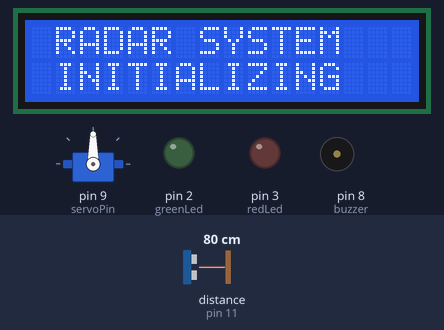
The sketch below on a simulated Arduino Uno, built with avr-gcc and run on an emulated ATmega328P. Shown: servo, 16×2 character LCD, output pins drawn as LEDs (lit = HIGH), buzzer (waves = sounding, pin HIGH). Wiring (inferred from the names in the program): ultrasonic range finder: trigger pin 10; echo pin 11. Inputs (shaded band) come from the test bench; at power-on: distance to the obstacle (sensor on pin 11) 80 cm. The echo pulse lasts 58.3 µs per cm; pins used as bus, display or sensor lines are not drawn; what the sketch prints to the serial monitor is not drawn.

Above: at 0.1 s.
3.3 s: distance to the obstacle (sensor on pin 11) set to 24 cm
5.0 s: distance to the obstacle (sensor on pin 11) set to 20 cm
At 5.31 s:
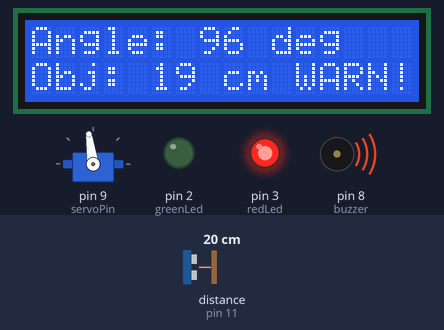
6.7 s: distance to the obstacle (sensor on pin 11) set to 2 cm
At 6.9 s:
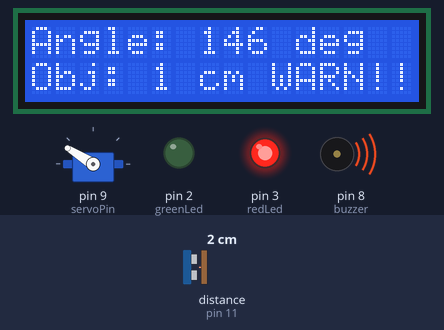
8.5 s: distance to the obstacle (sensor on pin 11) set to 35 cm
At 9.6 s:
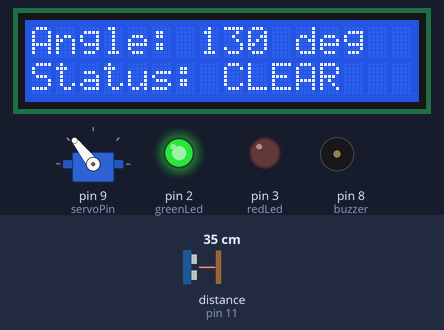
10.2 s: distance to the obstacle (sensor on pin 11) set to 4 cm
At 10.64 s:
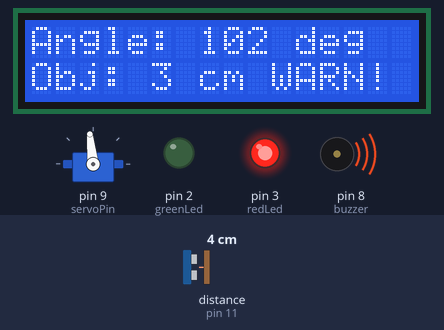
13.2 s: distance to the obstacle (sensor on pin 11) set to 60 cm
At 13.9 s:
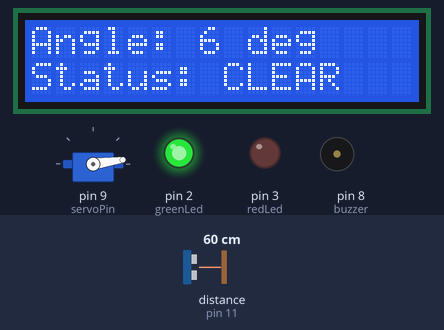
Timing chart, 0 to 20.4 s (numbered marks = the images above; inputs shaded):
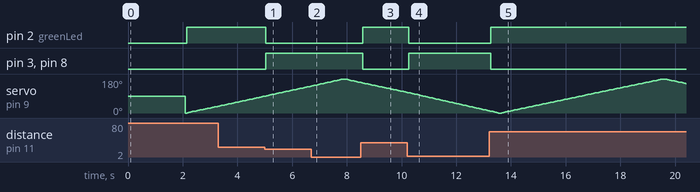

Measured:
- the behaviour switches between 22 and 21 cm on distance to the obstacle (sensor on pin 11) (found by bisection; images 0 and 1)
- after the input at 5.0 s, pin 2 (greenLed): HIGH → LOW at once; pin 3 (redLed), pin 8 (buzzer): LOW → HIGH at once; the display: first changes after 0.06 s (image 1 shows a later state)
- after the input at 6.7 s, the display: first differs from a run without the input after 0.09 s (image 2 shows a later state)
- after the input at 8.5 s, pin 2 (greenLed): LOW → HIGH after 0.07 s; pin 3 (redLed), pin 8 (buzzer): HIGH → LOW after 0.07 s; the display: first differs from a run without the input after 0.09 s (image 3 shows a later state)
- after the input at 10.2 s, pin 2 (greenLed): HIGH → LOW after 0.06 s; pin 3 (redLed), pin 8 (buzzer): LOW → HIGH after 0.06 s; the display: first changes after 0.07 s (image 4 shows a later state)
- after the input at 13.2 s, pin 2 (greenLed): LOW → HIGH after 0.07 s; pin 3 (redLed), pin 8 (buzzer): HIGH → LOW after 0.07 s

The sketch:

radar_system.ino
```cpp
#include <Wire.h>
#include <LiquidCrystal_I2C.h>
#include <Servo.h>

LiquidCrystal_I2C lcd(0x27, 16, 2);
Servo radarServo;

// Pin assignments from the project hardware setup
const int trigPin = 10;
const int echoPin = 11;
const int servoPin = 9;
const int greenLed = 2;
const int redLed = 3;
const int buzzer = 8;

const int safeDistance = 20; // Alert threshold in cm
long duration;
int distance;

void setup() {
  Serial.begin(9600);

  pinMode(trigPin, OUTPUT);
  pinMode(echoPin, INPUT);
  pinMode(greenLed, OUTPUT);
  pinMode(redLed, OUTPUT);
  pinMode(buzzer, OUTPUT);

  radarServo.attach(servoPin);

  lcd.init();
  lcd.backlight();
  lcd.setCursor(0, 0);
  lcd.print(" RADAR SYSTEM ");
  lcd.setCursor(0, 1);
  lcd.print(" INITIALIZING ");
  delay(2000);
  lcd.clear();
}

void loop() {
  // Sweep from 0 to 180 degrees
  for (int angle = 0; angle <= 180; angle += 2) {
    radarServo.write(angle);
    delay(30);
    distance = measureDistance();
    handleAlertsAndDisplay(angle, distance);
  }

  // Sweep back from 180 to 0 degrees
  for (int angle = 180; angle >= 0; angle -= 2) {
    radarServo.write(angle);
    delay(30);
    distance = measureDistance();
    handleAlertsAndDisplay(angle, distance);
  }
}

int measureDistance() {
  digitalWrite(trigPin, LOW);
  delayMicroseconds(2);
  digitalWrite(trigPin, HIGH);
  delayMicroseconds(10);
  digitalWrite(trigPin, LOW);

  duration = pulseIn(echoPin, HIGH, 30000);
  if (duration == 0) return 400;

  return duration * 0.034 / 2;
}

void handleAlertsAndDisplay(int angle, int dist) {
  Serial.print(angle);
  Serial.print(",");
  Serial.print(dist);
  Serial.print(".");

  lcd.setCursor(0, 0);
  lcd.print("Angle: ");
  lcd.print(angle);
  lcd.print(" deg   ");

  lcd.setCursor(0, 1);
  if (dist <= safeDistance && dist > 0) {
    digitalWrite(redLed, HIGH);
    digitalWrite(greenLed, LOW);
    digitalWrite(buzzer, HIGH);

    lcd.print("Obj: ");
    lcd.print(dist);
    lcd.print(" cm WARN!");
  } else {
    digitalWrite(redLed, LOW);
    digitalWrite(greenLed, HIGH);
    digitalWrite(buzzer, LOW);

    lcd.print("Status: CLEAR   ");
  }
}
```
